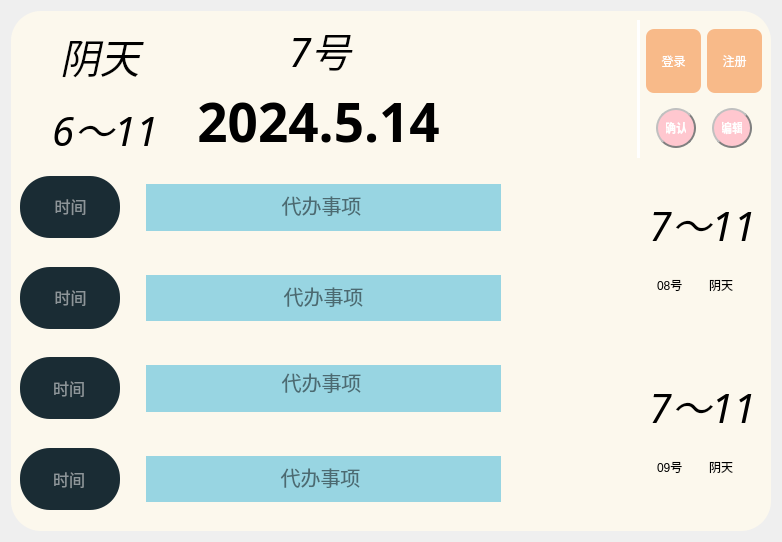
<?xml version="1.0" encoding="UTF-8"?>
<ui version="4.0">
 <class>MainWindow</class>
 <widget class="QMainWindow" name="MainWindow">
  <property name="geometry">
   <rect>
    <x>0</x>
    <y>0</y>
    <width>782</width>
    <height>542</height>
   </rect>
  </property>
  <property name="windowTitle">
   <string>MainWindow</string>
  </property>
  <property name="styleSheet">
   <string notr="true">color: rgb(255, 255, 255);</string>
  </property>
  <widget class="QWidget" name="centralwidget">
   <layout class="QHBoxLayout" name="horizontalLayout_8">
    <item>
     <widget class="QFrame" name="frame">
      <property name="minimumSize">
       <size>
        <width>760</width>
        <height>520</height>
       </size>
      </property>
      <property name="maximumSize">
       <size>
        <width>760</width>
        <height>520</height>
       </size>
      </property>
      <property name="styleSheet">
       <string notr="true">QFrame{
	background-color: rgb(252,248,237);
border-radius:30px ;
	color: rgb(255, 255, 255);
}
QPushButton{
	padding:8px;
	color: rgb(255, 255, 255);
	background-color:rgb(255, 149, 0);
	border-radius:8px;
}
QPushButton:hover {
background-color: rgba(148,155,148);
border:2px outset rgba(36, 36, 36,0);
}
QPushButton:pressed {
background-color: rgba(255, 149, 0,100%);
border:4px outset rgba(36, 36, 36,0);
}
</string>
      </property>
      <property name="frameShape">
       <enum>QFrame::StyledPanel</enum>
      </property>
      <property name="frameShadow">
       <enum>QFrame::Raised</enum>
      </property>
      <layout class="QGridLayout" name="gridLayout_2">
       <item row="0" column="0">
        <layout class="QHBoxLayout" name="horizontalLayout" stretch="0">
         <property name="spacing">
          <number>8</number>
         </property>
         <item>
          <layout class="QVBoxLayout" name="verticalLayout_8">
           <item>
            <layout class="QGridLayout" name="gridLayout">
             <item row="0" column="0" alignment="Qt::AlignHCenter">
              <widget class="QLabel" name="label_14">
               <property name="font">
                <font>
                 <family>得意黑</family>
                 <pointsize>30</pointsize>
                 <weight>50</weight>
                 <italic>true</italic>
                 <bold>false</bold>
                </font>
               </property>
               <property name="styleSheet">
                <string notr="true">font: italic 30pt &quot;得意黑&quot;;
color: rgb(0, 0, 0);</string>
               </property>
               <property name="text">
                <string>阴天</string>
               </property>
               <property name="alignment">
                <set>Qt::AlignBottom|Qt::AlignLeading|Qt::AlignLeft</set>
               </property>
              </widget>
             </item>
             <item row="1" column="0" alignment="Qt::AlignHCenter">
              <widget class="QLabel" name="label_3">
               <property name="font">
                <font>
                 <family>得意黑</family>
                 <pointsize>30</pointsize>
                 <weight>50</weight>
                 <italic>true</italic>
                 <bold>false</bold>
                </font>
               </property>
               <property name="styleSheet">
                <string notr="true">font: italic 30pt &quot;得意黑&quot;;
color: rgb(0, 0, 0);</string>
               </property>
               <property name="text">
                <string>6～11</string>
               </property>
               <property name="alignment">
                <set>Qt::AlignBottom|Qt::AlignLeading|Qt::AlignLeft</set>
               </property>
              </widget>
             </item>
            </layout>
           </item>
          </layout>
         </item>
        </layout>
       </item>
       <item row="1" column="0" colspan="5">
        <layout class="QHBoxLayout" name="horizontalLayout_17" stretch="2,1">
         <property name="spacing">
          <number>6</number>
         </property>
         <item>
          <layout class="QVBoxLayout" name="verticalLayout_9" stretch="1,1,1,1">
           <property name="spacing">
            <number>4</number>
           </property>
           <item>
            <layout class="QHBoxLayout" name="horizontalLayout_9" stretch="1,5">
             <property name="spacing">
              <number>6</number>
             </property>
             <property name="rightMargin">
              <number>0</number>
             </property>
             <item alignment="Qt::AlignHCenter|Qt::AlignVCenter">
              <widget class="QFrame" name="frame_11">
               <property name="sizePolicy">
                <sizepolicy hsizetype="Expanding" vsizetype="Fixed">
                 <horstretch>1</horstretch>
                 <verstretch>0</verstretch>
                </sizepolicy>
               </property>
               <property name="minimumSize">
                <size>
                 <width>100</width>
                 <height>62</height>
                </size>
               </property>
               <property name="maximumSize">
                <size>
                 <width>16770000</width>
                 <height>16777215</height>
                </size>
               </property>
               <property name="styleSheet">
                <string notr="true">QFrame{
	background-color: rgb(26,44,52);
}</string>
               </property>
               <property name="frameShape">
                <enum>QFrame::StyledPanel</enum>
               </property>
               <property name="frameShadow">
                <enum>QFrame::Raised</enum>
               </property>
               <widget class="QLineEdit" name="lineEdit">
                <property name="geometry">
                 <rect>
                  <x>0</x>
                  <y>-20</y>
                  <width>101</width>
                  <height>100</height>
                 </rect>
                </property>
                <property name="minimumSize">
                 <size>
                  <width>101</width>
                  <height>100</height>
                 </size>
                </property>
                <property name="font">
                 <font>
                  <family>微软雅黑</family>
                  <pointsize>12</pointsize>
                  <weight>9</weight>
                  <italic>false</italic>
                  <bold>false</bold>
                 </font>
                </property>
                <property name="focusPolicy">
                 <enum>Qt::ClickFocus</enum>
                </property>
                <property name="styleSheet">
                 <string notr="true">background-color: rgb(255, 255, 255,0);
border:0;
color:white;
font: 75 12pt &quot;微软雅黑&quot;;</string>
                </property>
                <property name="alignment">
                 <set>Qt::AlignCenter</set>
                </property>
                <property name="placeholderText">
                 <string>时间</string>
                </property>
               </widget>
              </widget>
             </item>
             <item>
              <widget class="QFrame" name="frame_6">
               <property name="sizePolicy">
                <sizepolicy hsizetype="Expanding" vsizetype="Expanding">
                 <horstretch>3</horstretch>
                 <verstretch>1</verstretch>
                </sizepolicy>
               </property>
               <property name="layoutDirection">
                <enum>Qt::LeftToRight</enum>
               </property>
               <property name="styleSheet">
                <string notr="true">QFrame{
	background-color: rgb(152,213,226);
Margin-top : 20px ;
Margin-right : 10px;
Margin-bottom : 20px;
Margin-left : 20px;

}</string>
               </property>
               <property name="frameShape">
                <enum>QFrame::StyledPanel</enum>
               </property>
               <property name="frameShadow">
                <enum>QFrame::Raised</enum>
               </property>
               <widget class="QLineEdit" name="lineEdit_2">
                <property name="geometry">
                 <rect>
                  <x>20</x>
                  <y>10</y>
                  <width>351</width>
                  <height>61</height>
                 </rect>
                </property>
                <property name="minimumSize">
                 <size>
                  <width>0</width>
                  <height>50</height>
                 </size>
                </property>
                <property name="font">
                 <font>
                  <family>微软雅黑</family>
                  <pointsize>15</pointsize>
                  <weight>50</weight>
                  <italic>false</italic>
                  <bold>false</bold>
                 </font>
                </property>
                <property name="focusPolicy">
                 <enum>Qt::ClickFocus</enum>
                </property>
                <property name="styleSheet">
                 <string notr="true">background-color: rgb(255, 255, 255,0);
border:0;
color:black;
font: 15pt &quot;微软雅黑&quot;;</string>
                </property>
                <property name="alignment">
                 <set>Qt::AlignCenter</set>
                </property>
                <property name="placeholderText">
                 <string>代办事项</string>
                </property>
               </widget>
              </widget>
             </item>
            </layout>
           </item>
           <item>
            <layout class="QHBoxLayout" name="horizontalLayout_10" stretch="0,5">
             <property name="spacing">
              <number>6</number>
             </property>
             <item>
              <widget class="QFrame" name="frame_12">
               <property name="enabled">
                <bool>true</bool>
               </property>
               <property name="sizePolicy">
                <sizepolicy hsizetype="Expanding" vsizetype="Fixed">
                 <horstretch>1</horstretch>
                 <verstretch>0</verstretch>
                </sizepolicy>
               </property>
               <property name="minimumSize">
                <size>
                 <width>100</width>
                 <height>62</height>
                </size>
               </property>
               <property name="styleSheet">
                <string notr="true">QFrame{
	background-color: rgb(26,44,52);
}</string>
               </property>
               <property name="frameShape">
                <enum>QFrame::StyledPanel</enum>
               </property>
               <property name="frameShadow">
                <enum>QFrame::Raised</enum>
               </property>
               <widget class="QLineEdit" name="lineEdit_3">
                <property name="geometry">
                 <rect>
                  <x>0</x>
                  <y>5</y>
                  <width>101</width>
                  <height>50</height>
                 </rect>
                </property>
                <property name="minimumSize">
                 <size>
                  <width>0</width>
                  <height>50</height>
                 </size>
                </property>
                <property name="maximumSize">
                 <size>
                  <width>16777215</width>
                  <height>50</height>
                 </size>
                </property>
                <property name="font">
                 <font>
                  <family>微软雅黑</family>
                  <pointsize>12</pointsize>
                  <weight>9</weight>
                  <italic>false</italic>
                  <bold>false</bold>
                 </font>
                </property>
                <property name="focusPolicy">
                 <enum>Qt::ClickFocus</enum>
                </property>
                <property name="styleSheet">
                 <string notr="true">background-color: rgb(255, 255, 255,0);
border:0;
color:white;
font: 75 12pt &quot;微软雅黑&quot;;</string>
                </property>
                <property name="alignment">
                 <set>Qt::AlignCenter</set>
                </property>
                <property name="placeholderText">
                 <string>时间</string>
                </property>
               </widget>
              </widget>
             </item>
             <item>
              <widget class="QFrame" name="frame_8">
               <property name="sizePolicy">
                <sizepolicy hsizetype="Expanding" vsizetype="Expanding">
                 <horstretch>3</horstretch>
                 <verstretch>1</verstretch>
                </sizepolicy>
               </property>
               <property name="styleSheet">
                <string notr="true">QFrame{
	background-color: rgb(152,213,226);
Margin-top : 20px ;
Margin-right : 10px;
Margin-bottom : 20px;
Margin-left : 20px;

}</string>
               </property>
               <property name="frameShape">
                <enum>QFrame::StyledPanel</enum>
               </property>
               <property name="frameShadow">
                <enum>QFrame::Raised</enum>
               </property>
               <widget class="QLineEdit" name="lineEdit_6">
                <property name="geometry">
                 <rect>
                  <x>22</x>
                  <y>10</y>
                  <width>351</width>
                  <height>61</height>
                 </rect>
                </property>
                <property name="minimumSize">
                 <size>
                  <width>0</width>
                  <height>50</height>
                 </size>
                </property>
                <property name="font">
                 <font>
                  <family>微软雅黑</family>
                  <pointsize>15</pointsize>
                  <weight>50</weight>
                  <italic>false</italic>
                  <bold>false</bold>
                 </font>
                </property>
                <property name="focusPolicy">
                 <enum>Qt::ClickFocus</enum>
                </property>
                <property name="styleSheet">
                 <string notr="true">background-color: rgb(255, 255, 255,0);
border:0;
color:black;
font: 15pt &quot;微软雅黑&quot;;</string>
                </property>
                <property name="alignment">
                 <set>Qt::AlignCenter</set>
                </property>
                <property name="placeholderText">
                 <string>代办事项</string>
                </property>
               </widget>
              </widget>
             </item>
            </layout>
           </item>
           <item>
            <layout class="QHBoxLayout" name="horizontalLayout_11" stretch="1,5">
             <property name="spacing">
              <number>6</number>
             </property>
             <item>
              <widget class="QFrame" name="frame_13">
               <property name="enabled">
                <bool>true</bool>
               </property>
               <property name="sizePolicy">
                <sizepolicy hsizetype="Expanding" vsizetype="Fixed">
                 <horstretch>1</horstretch>
                 <verstretch>1</verstretch>
                </sizepolicy>
               </property>
               <property name="minimumSize">
                <size>
                 <width>100</width>
                 <height>62</height>
                </size>
               </property>
               <property name="styleSheet">
                <string notr="true">QFrame{
	background-color: rgb(26,44,52);
}</string>
               </property>
               <property name="frameShape">
                <enum>QFrame::StyledPanel</enum>
               </property>
               <property name="frameShadow">
                <enum>QFrame::Raised</enum>
               </property>
               <widget class="QLineEdit" name="lineEdit_4">
                <property name="geometry">
                 <rect>
                  <x>10</x>
                  <y>6</y>
                  <width>78</width>
                  <height>50</height>
                 </rect>
                </property>
                <property name="minimumSize">
                 <size>
                  <width>0</width>
                  <height>50</height>
                 </size>
                </property>
                <property name="font">
                 <font>
                  <family>微软雅黑</family>
                  <pointsize>12</pointsize>
                  <weight>9</weight>
                  <italic>false</italic>
                  <bold>false</bold>
                 </font>
                </property>
                <property name="focusPolicy">
                 <enum>Qt::ClickFocus</enum>
                </property>
                <property name="styleSheet">
                 <string notr="true">background-color: rgb(255, 255, 255,0);
border:0;
color:white;
font: 75 12pt &quot;微软雅黑&quot;;</string>
                </property>
                <property name="alignment">
                 <set>Qt::AlignCenter</set>
                </property>
                <property name="placeholderText">
                 <string>时间</string>
                </property>
               </widget>
              </widget>
             </item>
             <item>
              <widget class="QFrame" name="frame_9">
               <property name="sizePolicy">
                <sizepolicy hsizetype="Expanding" vsizetype="Expanding">
                 <horstretch>3</horstretch>
                 <verstretch>1</verstretch>
                </sizepolicy>
               </property>
               <property name="styleSheet">
                <string notr="true">QFrame{
	background-color: rgb(152,213,226);
Margin-top : 20px ;
Margin-right : 10px;
Margin-bottom : 20px;
Margin-left : 20px;

}</string>
               </property>
               <property name="frameShape">
                <enum>QFrame::StyledPanel</enum>
               </property>
               <property name="frameShadow">
                <enum>QFrame::Raised</enum>
               </property>
               <widget class="QLineEdit" name="lineEdit_7">
                <property name="geometry">
                 <rect>
                  <x>30</x>
                  <y>1</y>
                  <width>331</width>
                  <height>71</height>
                 </rect>
                </property>
                <property name="minimumSize">
                 <size>
                  <width>0</width>
                  <height>50</height>
                 </size>
                </property>
                <property name="font">
                 <font>
                  <family>微软雅黑</family>
                  <pointsize>15</pointsize>
                  <weight>50</weight>
                  <italic>false</italic>
                  <bold>false</bold>
                 </font>
                </property>
                <property name="focusPolicy">
                 <enum>Qt::ClickFocus</enum>
                </property>
                <property name="styleSheet">
                 <string notr="true">background-color: rgb(255, 255, 255,0);
border:0;
color:black;
font: 15pt &quot;微软雅黑&quot;;</string>
                </property>
                <property name="alignment">
                 <set>Qt::AlignCenter</set>
                </property>
                <property name="placeholderText">
                 <string>代办事项</string>
                </property>
               </widget>
              </widget>
             </item>
            </layout>
           </item>
           <item>
            <layout class="QHBoxLayout" name="horizontalLayout_12" stretch="1,5">
             <property name="spacing">
              <number>6</number>
             </property>
             <item>
              <widget class="QFrame" name="frame_14">
               <property name="sizePolicy">
                <sizepolicy hsizetype="Expanding" vsizetype="Fixed">
                 <horstretch>1</horstretch>
                 <verstretch>1</verstretch>
                </sizepolicy>
               </property>
               <property name="minimumSize">
                <size>
                 <width>100</width>
                 <height>62</height>
                </size>
               </property>
               <property name="styleSheet">
                <string notr="true">QFrame{
	background-color: rgb(26,44,52);
}</string>
               </property>
               <property name="frameShape">
                <enum>QFrame::StyledPanel</enum>
               </property>
               <property name="frameShadow">
                <enum>QFrame::Raised</enum>
               </property>
               <widget class="QLineEdit" name="lineEdit_5">
                <property name="geometry">
                 <rect>
                  <x>10</x>
                  <y>6</y>
                  <width>78</width>
                  <height>50</height>
                 </rect>
                </property>
                <property name="minimumSize">
                 <size>
                  <width>0</width>
                  <height>50</height>
                 </size>
                </property>
                <property name="font">
                 <font>
                  <family>微软雅黑</family>
                  <pointsize>12</pointsize>
                  <weight>9</weight>
                  <italic>false</italic>
                  <bold>false</bold>
                 </font>
                </property>
                <property name="focusPolicy">
                 <enum>Qt::ClickFocus</enum>
                </property>
                <property name="styleSheet">
                 <string notr="true">background-color: rgb(255, 255, 255,0);
border:0;
color:white;
font: 75 12pt &quot;微软雅黑&quot;;</string>
                </property>
                <property name="alignment">
                 <set>Qt::AlignCenter</set>
                </property>
                <property name="placeholderText">
                 <string>时间</string>
                </property>
               </widget>
              </widget>
             </item>
             <item>
              <widget class="QFrame" name="frame_10">
               <property name="sizePolicy">
                <sizepolicy hsizetype="Expanding" vsizetype="Expanding">
                 <horstretch>3</horstretch>
                 <verstretch>1</verstretch>
                </sizepolicy>
               </property>
               <property name="styleSheet">
                <string notr="true">QFrame{
	background-color: rgb(152,213,226);
Margin-top : 20px ;
Margin-right : 10px;
Margin-bottom : 20px;
Margin-left : 20px;

}</string>
               </property>
               <property name="frameShape">
                <enum>QFrame::StyledPanel</enum>
               </property>
               <property name="frameShadow">
                <enum>QFrame::Raised</enum>
               </property>
               <widget class="QLineEdit" name="lineEdit_8">
                <property name="geometry">
                 <rect>
                  <x>24</x>
                  <y>10</y>
                  <width>341</width>
                  <height>61</height>
                 </rect>
                </property>
                <property name="minimumSize">
                 <size>
                  <width>0</width>
                  <height>50</height>
                 </size>
                </property>
                <property name="font">
                 <font>
                  <family>微软雅黑</family>
                  <pointsize>15</pointsize>
                  <weight>50</weight>
                  <italic>false</italic>
                  <bold>false</bold>
                 </font>
                </property>
                <property name="focusPolicy">
                 <enum>Qt::ClickFocus</enum>
                </property>
                <property name="styleSheet">
                 <string notr="true">background-color: rgb(255, 255, 255,0);
border:0;
color:black;
font: 15pt &quot;微软雅黑&quot;;</string>
                </property>
                <property name="alignment">
                 <set>Qt::AlignCenter</set>
                </property>
                <property name="placeholderText">
                 <string>代办事项</string>
                </property>
               </widget>
              </widget>
             </item>
            </layout>
           </item>
          </layout>
         </item>
         <item>
          <layout class="QVBoxLayout" name="verticalLayout_6">
           <item>
            <layout class="QHBoxLayout" name="horizontalLayout_2">
             <item>
              <widget class="QFrame" name="frame_2">
               <property name="minimumSize">
                <size>
                 <width>64</width>
                 <height>64</height>
                </size>
               </property>
               <property name="styleSheet">
                <string notr="true">image: url(:/button/img/buttom/雷雨_thunderstorm.svg);</string>
               </property>
               <property name="frameShape">
                <enum>QFrame::StyledPanel</enum>
               </property>
               <property name="frameShadow">
                <enum>QFrame::Raised</enum>
               </property>
              </widget>
             </item>
             <item>
              <layout class="QVBoxLayout" name="verticalLayout_2">
               <property name="topMargin">
                <number>30</number>
               </property>
               <property name="bottomMargin">
                <number>30</number>
               </property>
               <item>
                <widget class="QLabel" name="label_4">
                 <property name="font">
                  <font>
                   <family>得意黑</family>
                   <pointsize>30</pointsize>
                   <weight>50</weight>
                   <italic>true</italic>
                   <bold>false</bold>
                  </font>
                 </property>
                 <property name="styleSheet">
                  <string notr="true">font: italic 30pt &quot;得意黑&quot;;
color: rgb(0, 0, 0);</string>
                 </property>
                 <property name="text">
                  <string>7～11</string>
                 </property>
                 <property name="alignment">
                  <set>Qt::AlignCenter</set>
                 </property>
                </widget>
               </item>
               <item>
                <layout class="QHBoxLayout" name="horizontalLayout_13" stretch="0,0">
                 <property name="spacing">
                  <number>12</number>
                 </property>
                 <item alignment="Qt::AlignHCenter">
                  <widget class="QLabel" name="label_12">
                   <property name="toolTipDuration">
                    <number>-1</number>
                   </property>
                   <property name="styleSheet">
                    <string notr="true">font: italic 20pt &quot;得意黑&quot;;
color: rgb(0, 0, 0);</string>
                   </property>
                   <property name="text">
                    <string>08号</string>
                   </property>
                  </widget>
                 </item>
                 <item>
                  <widget class="QLabel" name="label_5">
                   <property name="styleSheet">
                    <string notr="true">font: italic 20pt &quot;得意黑&quot;;
color: rgb(0, 0, 0);</string>
                   </property>
                   <property name="text">
                    <string>阴天</string>
                   </property>
                  </widget>
                 </item>
                </layout>
               </item>
              </layout>
             </item>
            </layout>
           </item>
           <item>
            <layout class="QHBoxLayout" name="horizontalLayout_6">
             <item>
              <widget class="QFrame" name="frame_3">
               <property name="minimumSize">
                <size>
                 <width>0</width>
                 <height>64</height>
                </size>
               </property>
               <property name="styleSheet">
                <string notr="true">image: url(:/button/img/buttom/雷雨_thunderstorm.svg);</string>
               </property>
               <property name="frameShape">
                <enum>QFrame::StyledPanel</enum>
               </property>
               <property name="frameShadow">
                <enum>QFrame::Raised</enum>
               </property>
              </widget>
             </item>
             <item>
              <layout class="QVBoxLayout" name="verticalLayout_3">
               <property name="topMargin">
                <number>30</number>
               </property>
               <property name="bottomMargin">
                <number>30</number>
               </property>
               <item>
                <widget class="QLabel" name="label_6">
                 <property name="font">
                  <font>
                   <family>得意黑</family>
                   <pointsize>30</pointsize>
                   <weight>50</weight>
                   <italic>true</italic>
                   <bold>false</bold>
                  </font>
                 </property>
                 <property name="styleSheet">
                  <string notr="true">font: italic 30pt &quot;得意黑&quot;;
color: rgb(0, 0, 0);</string>
                 </property>
                 <property name="text">
                  <string>7～11</string>
                 </property>
                 <property name="alignment">
                  <set>Qt::AlignCenter</set>
                 </property>
                </widget>
               </item>
               <item>
                <layout class="QHBoxLayout" name="horizontalLayout_14" stretch="0,0">
                 <property name="spacing">
                  <number>12</number>
                 </property>
                 <item alignment="Qt::AlignHCenter">
                  <widget class="QLabel" name="label_13">
                   <property name="styleSheet">
                    <string notr="true">font: italic 20pt &quot;得意黑&quot;;
color: rgb(0, 0, 0);</string>
                   </property>
                   <property name="text">
                    <string>09号</string>
                   </property>
                  </widget>
                 </item>
                 <item>
                  <widget class="QLabel" name="label_16">
                   <property name="styleSheet">
                    <string notr="true">font: italic 20pt &quot;得意黑&quot;;
color: rgb(0, 0, 0);</string>
                   </property>
                   <property name="text">
                    <string>阴天</string>
                   </property>
                  </widget>
                 </item>
                </layout>
               </item>
              </layout>
             </item>
            </layout>
           </item>
          </layout>
         </item>
        </layout>
       </item>
       <item row="0" column="1">
        <layout class="QVBoxLayout" name="verticalLayout">
         <item alignment="Qt::AlignHCenter">
          <widget class="QLabel" name="label">
           <property name="font">
            <font>
             <family>得意黑</family>
             <pointsize>30</pointsize>
             <weight>50</weight>
             <italic>true</italic>
             <bold>false</bold>
            </font>
           </property>
           <property name="styleSheet">
            <string notr="true">font: italic 30pt &quot;得意黑&quot;;
color: rgb(0, 0, 0);</string>
           </property>
           <property name="text">
            <string>7号</string>
           </property>
           <property name="alignment">
            <set>Qt::AlignBottom|Qt::AlignLeading|Qt::AlignLeft</set>
           </property>
          </widget>
         </item>
         <item alignment="Qt::AlignHCenter|Qt::AlignVCenter">
          <widget class="QLabel" name="label_2">
           <property name="font">
            <font>
             <family>得意黑</family>
             <pointsize>40</pointsize>
             <weight>50</weight>
             <italic>true</italic>
             <bold>false</bold>
            </font>
           </property>
           <property name="styleSheet">
            <string notr="true">font: italic 40pt &quot;得意黑&quot;;
color: rgb(0, 0, 0);</string>
           </property>
           <property name="text">
            <string>&lt;html&gt;&lt;head/&gt;&lt;body&gt;&lt;p align=&quot;center&quot;&gt;&lt;span style=&quot; font-weight:600; font-style:normal;&quot;&gt;2024.5.14 &lt;/span&gt;&lt;/p&gt;&lt;/body&gt;&lt;/html&gt;</string>
           </property>
           <property name="alignment">
            <set>Qt::AlignRight|Qt::AlignTrailing|Qt::AlignVCenter</set>
           </property>
          </widget>
         </item>
        </layout>
       </item>
       <item row="0" column="2">
        <widget class="QFrame" name="frame_7">
         <property name="minimumSize">
          <size>
           <width>120</width>
           <height>0</height>
          </size>
         </property>
         <property name="styleSheet">
          <string notr="true">image: url(:/button/img/buttom/大雨_heavy-rain.svg);
color: rgb(85, 255, 255);</string>
         </property>
         <property name="frameShape">
          <enum>QFrame::StyledPanel</enum>
         </property>
         <property name="frameShadow">
          <enum>QFrame::Raised</enum>
         </property>
        </widget>
       </item>
       <item row="0" column="3">
        <widget class="Line" name="line_5">
         <property name="styleSheet">
          <string notr="true">
background-color: rgb(255, 255, 255);</string>
         </property>
         <property name="lineWidth">
          <number>3</number>
         </property>
         <property name="orientation">
          <enum>Qt::Vertical</enum>
         </property>
        </widget>
       </item>
       <item row="0" column="4">
        <layout class="QVBoxLayout" name="verticalLayout_5">
         <item>
          <layout class="QHBoxLayout" name="horizontalLayout_3">
           <item>
            <widget class="QPushButton" name="pushButton_3">
             <property name="minimumSize">
              <size>
               <width>55</width>
               <height>64</height>
              </size>
             </property>
             <property name="maximumSize">
              <size>
               <width>64</width>
               <height>16777215</height>
              </size>
             </property>
             <property name="layoutDirection">
              <enum>Qt::RightToLeft</enum>
             </property>
             <property name="styleSheet">
              <string notr="true">background-color: rgb(248,186,137);
image: url(:/buttom/img/buttom/头像_avatar.svg)

</string>
             </property>
             <property name="text">
              <string>登录</string>
             </property>
            </widget>
           </item>
           <item>
            <widget class="QPushButton" name="pushButton_4">
             <property name="minimumSize">
              <size>
               <width>55</width>
               <height>64</height>
              </size>
             </property>
             <property name="maximumSize">
              <size>
               <width>64</width>
               <height>16777215</height>
              </size>
             </property>
             <property name="layoutDirection">
              <enum>Qt::RightToLeft</enum>
             </property>
             <property name="styleSheet">
              <string notr="true">background-color: rgb(248,186,137);
image: url(:/buttom/img/buttom/头像_avatar.svg)
</string>
             </property>
             <property name="text">
              <string>注册</string>
             </property>
            </widget>
           </item>
          </layout>
         </item>
         <item>
          <layout class="QHBoxLayout" name="horizontalLayout_5">
           <item>
            <widget class="QPushButton" name="pushButton">
             <property name="minimumSize">
              <size>
               <width>40</width>
               <height>40</height>
              </size>
             </property>
             <property name="maximumSize">
              <size>
               <width>40</width>
               <height>40</height>
              </size>
             </property>
             <property name="font">
              <font>
               <weight>75</weight>
               <bold>true</bold>
              </font>
             </property>
             <property name="styleSheet">
              <string notr="true">QPushButton{
	background-color: rgb(255, 199, 207);
color:white;
border-radius:20px;
border:2px groove gray;
border-style:outset;
}</string>
             </property>
             <property name="text">
              <string>确认</string>
             </property>
            </widget>
           </item>
           <item>
            <widget class="QPushButton" name="pushButton_2">
             <property name="minimumSize">
              <size>
               <width>40</width>
               <height>40</height>
              </size>
             </property>
             <property name="maximumSize">
              <size>
               <width>40</width>
               <height>40</height>
              </size>
             </property>
             <property name="font">
              <font>
               <weight>75</weight>
               <bold>true</bold>
              </font>
             </property>
             <property name="styleSheet">
              <string notr="true">QPushButton{
	background-color: rgb(255, 199, 207);
color:white;
border-radius:20px;
border:2px groove gray;
border-style:outset;
}</string>
             </property>
             <property name="text">
              <string>编辑</string>
             </property>
            </widget>
           </item>
          </layout>
         </item>
        </layout>
       </item>
      </layout>
     </widget>
    </item>
   </layout>
  </widget>
 </widget>
 <resources>
  <include location="interface/interface/resources.qrc"/>
 </resources>
 <connections/>
</ui>
